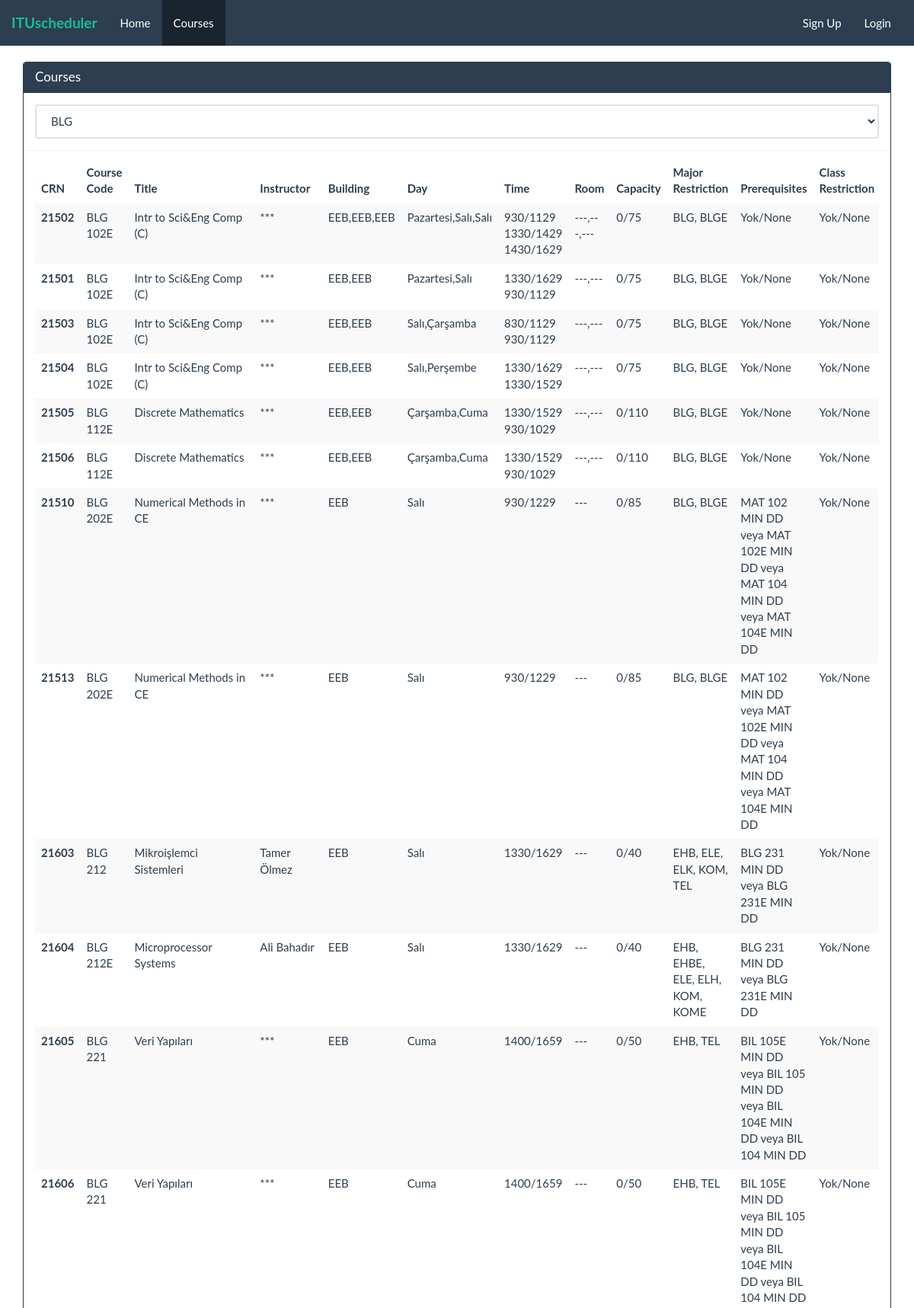
Screenshot of /courses/BLG (upper part) with the database file from the repository.
### api/models.py (models this page shows, shortened)
class Course(models.Model):
    n_classes = models.PositiveSmallIntegerField(default=1)
    course_code = models.ForeignKey(CourseCode, on_delete=models.CASCADE)
    crn = models.PositiveIntegerField(unique=True, primary_key=True)
    code = models.CharField(max_length=3)
    title = models.CharField(max_length=100)
    instructor = models.CharField(max_length=200)
    building = models.CharField(max_length=20)
    day = models.CharField(max_length=50)
    time_start = models.CharField(max_length=40, validators=[validate_comma_separated_integer_list])
    time_finish = models.CharField(max_length=40, validators=[validate_comma_separated_integer_list])
    room = models.CharField(max_length=50)
    capacity = models.PositiveSmallIntegerField()
    enrolled = models.PositiveSmallIntegerField(default=0)
    reservation = models.CharField(max_length=50)
    major_restriction = models.TextField()
    prerequisites = models.TextField()
    class_restriction = models.CharField(max_length=20)
    class Meta:
        get_latest_by = "crn"

### scheduler/views.py (the view)
# urls.py: url(r'^courses/(?P<slug>[\w-]+)$', views.CoursesView.as_view(), name="courses"),
class CoursesView(generic.DetailView):
    model = CourseCode
    slug_url_kwarg = "slug"
    template_name = "courses.html"
    def get_slug_field(self):
        return "code"
    def dispatch(self, request, *args, **kwargs):
        if not CourseCode.objects.all() or not Course.objects.filter(course_code=kwargs["slug"]).all():
            return render_to_response("courses.html", context={"request": request, "user": request.user, "course_codes": CourseCode.objects.all()})
        else:
            return super().dispatch(request, *args, **kwargs)
    def get_context_data(self, **kwargs):
        context = super().get_context_data(**kwargs)
        context["course_codes"] = CourseCode.objects.all()
        courses = context["object"].course_set.all()
        for course in courses:
            course.times = []
            for i in range(course.n_classes):
                course.times.append("{}/{} ".format(course.time_start.split(",")[i], course.time_finish.split(",")[i]))
        context["courses"] = courses
        if self.request.user.is_authenticated:
            context["my_courses"] = [course.crn for course in self.request.user.courses.all()]
        context["refreshed"] = context["object"].refreshed
        return context

### api/models.py (called while the page is built)
    def __str__(self):
        return self.code

### scheduler/templates/courses.html (shortened to what this page needs)
{% extends "theme.html" %}
{% block body %}
<div class="container">
    <div class="row">
        <div class="col-md-12">
            <div class="panel panel-primary">
                <div class="panel-heading">
                    <h2 class="panel-title">Courses</h2>
                </div>
                <div class="panel-body">
                    <form>
                        <select class="form-control" name="course_code" onchange="redirect(this.form.course_code)" title="course_code">
                            {% for option in course_codes %}
                                <option {% if option.code in request.path %}selected{% endif %} value="{{ option }}">{{ option }} </option>
                            {% endfor %}
                        </select>
                    </form>
                </div>
                <ul class="list-group">
                    <li class="list-group-item">
                        <div class="table-responsive">
                            <table class="table table-hover table-striped">
                                <thead>
                                <tr>
                                    <th>CRN</th>
                                    <th>Course Code</th>
                                    <th>Title</th>
                                    <th>Instructor</th>
                                    <th>Building</th>
                                    <th>Day</th>
                                    <th>Time</th>
                                    <th>Room</th>
                                    <th>Capacity</th>
                                    <th>Major Restriction</th>
                                    <th>Prerequisites</th>
                                    <th>Class Restriction</th>
                                </tr>
                                </thead>
                                <tbody>
                                {% for course in courses %}
                                    <tr>
                                        <th>{{ course.crn }}</th>
                                        <td>{{ course.code }}</td>
                                        <td>{{ course.title }}</td>
                                        <td>{{ course.instructor }}</td>
                                        <td>{{ course.building }}</td>
                                        <td>{{ course.day }}</td>
                                        <td>{% for times in course.times %}{{ times }}{% endfor %}</td>
                                        <td>{{ course.room }}</td>
                                        <td>{{ course.enrolled }}/{{ course.capacity }}</td>
                                        <td>{{ course.major_restriction }}</td>
                                        <td>{{ course.prerequisites }}</td>
                                        <td>{{ course.class_restriction }}</td>
                                    </tr>
                                {% endfor %}
                                </tbody>
                            </table>
                        </div>
                    </li>
                </ul>
            </div>
        </div>
    </div>
</div>
{% endblock %}

### scheduler/templates/theme.html (shortened to what this page needs)
{% load static gravatar %}
<!DOCTYPE html>
<html lang="en">
<head>
    {% load static %}
    <link rel="stylesheet" href="{% static "css/bootstrap.min.css" %}">
    <link rel="stylesheet" href="{% static "css/style.css" %}">
</head>
<body>
    <nav class="navbar navbar-default">
        <div class="container-fluid">
            <div class="navbar-header">
                <a class="navbar-brand" href="/"><strong>ITUscheduler</strong></a>
            </div>
            <div class="collapse navbar-collapse" id="navbar-collapse-1">
                <ul class="nav navbar-nav">
                    {% url "index" as index_url %}
                    <li {% if request.path == index_url %}class="active"{% endif %}><a href="{{ index_url }}">Home </a></li>
                    {% url "courses" slug="BLG" as courses_url %}
                    <li {% if "courses" in request.path %}class="active"{% endif %}><a href="{{ courses_url }}">Courses </a></li>
                </ul>
                <ul class="nav navbar-nav navbar-right">
                    {% if request.user.is_authenticated %}
                        <li><a href="/">{{request.user.username}}<span style="margin-left: 15px;">{% gravatar request.user.email 18 %}</span></a></li>
                        {% url "logout" as logout_url %}
                        <li  {% if request.path == logout_url %}class="active"{% endif %}><a href="{% url "logout" %}">Logout </a></li>
                    {% else %}
                        {% url "signup" as signup_url %}
                        <li  {% if request.path == signup_url %}class="active"{% endif %}><a href="{% url "signup" %}">Sign Up </a></li>
                        {% url "login" as login_url %}
                        <li  {% if request.path == login_url %}class="active"{% endif %}><a href="{% url "login" %}">Login </a></li>
                    {% endif %}
                </ul>
            </div>
        </div>
    </nav>
    {% block body %}{% endblock %}
</body>
</html>

### scheduler/static/css/style.css (style rules this page uses)
html { height: 100%; box-sizing: border-box; }
*, *:before, *:after { box-sizing: inherit; overflow-wrap: break-word; }
body { position: relative; margin: 0; padding-bottom: 60px; min-height: 100%; }
.navbar { border-radius: 0; }

### rows the page displays
Course: crn "21502", code "BLG 102E", title "Intr to Sci&Eng Comp (C)", instructor "***", building "EEB,EEB,EEB", day "Pazartesi,Salı,Salı", times "930/1129" "1330/1429" "1430/1629", room "---,---,---", enrolled "0", capacity "75", major_restriction "BLG, BLGE", prerequisites "Yok/None", class_restriction "Yok/None"
Course: crn "21501", code "BLG 102E", title "Intr to Sci&Eng Comp (C)", instructor "***", building "EEB,EEB", day "Pazartesi,Salı", times "1330/1629" "930/1129", room "---,---", enrolled "0", capacity "75", major_restriction "BLG, BLGE", prerequisites "Yok/None", class_restriction "Yok/None"
Course: crn "21503", code "BLG 102E", title "Intr to Sci&Eng Comp (C)", instructor "***", building "EEB,EEB", day "Salı,Çarşamba", times "830/1129" "930/1129", room "---,---", enrolled "0", capacity "75", major_restriction "BLG, BLGE", prerequisites "Yok/None", class_restriction "Yok/None"
Course: crn "21504", code "BLG 102E", title "Intr to Sci&Eng Comp (C)", instructor "***", building "EEB,EEB", day "Salı,Perşembe", times "1330/1629" "1330/1529", room "---,---", enrolled "0", capacity "75", major_restriction "BLG, BLGE", prerequisites "Yok/None", class_restriction "Yok/None"
Course: crn "21505", code "BLG 112E", title "Discrete Mathematics", instructor "***", building "EEB,EEB", day "Çarşamba,Cuma", times "1330/1529" "930/1029", room "---,---", enrolled "0", capacity "110", major_restriction "BLG, BLGE", prerequisites "Yok/None", class_restriction "Yok/None"
Course: crn "21506", code "BLG 112E", title "Discrete Mathematics", instructor "***", building "EEB,EEB", day "Çarşamba,Cuma", times "1330/1529" "930/1029", room "---,---", enrolled "0", capacity "110", major_restriction "BLG, BLGE", prerequisites "Yok/None", class_restriction "Yok/None"
Course: crn "21510", code "BLG 202E", title "Numerical Methods in CE", instructor "***", building "EEB", day "Salı", times "930/1229", room "---", enrolled "0", capacity "85", major_restriction "BLG, BLGE", prerequisites "MAT 102 MIN DD veya MAT 102E MIN DD veya MAT 104 MIN DD veya MAT 104E MIN DD", class_restriction "Yok/None"
Course: crn "21513", code "BLG 202E", title "Numerical Methods in CE", instructor "***", building "EEB", day "Salı", times "930/1229", room "---", enrolled "0", capacity "85", major_restriction "BLG, BLGE", prerequisites "MAT 102 MIN DD veya MAT 102E MIN DD veya MAT 104 MIN DD veya MAT 104E MIN DD", class_restriction "Yok/None"
Course: crn "21603", code "BLG 212", title "Mikroişlemci Sistemleri", instructor "Tamer Ölmez", building "EEB", day "Salı", times "1330/1629", room "---", enrolled "0", capacity "40", major_restriction "EHB, ELE, ELK, KOM, TEL", prerequisites "BLG 231 MIN DD veya BLG 231E MIN DD", class_restriction "Yok/None"
Course: crn "21604", code "BLG 212E", title "Microprocessor Systems", instructor "Ali Bahadır", building "EEB", day "Salı", times "1330/1629", room "---", enrolled "0", capacity "40", major_restriction "EHB, EHBE, ELE, ELH, KOM, KOME", prerequisites "BLG 231 MIN DD veya BLG 231E MIN DD", class_restriction "Yok/None"
Course: crn "21605", code "BLG 221", title "Veri Yapıları", instructor "***", building "EEB", day "Cuma", times "1400/1659", room "---", enrolled "0", capacity "50", major_restriction "EHB, TEL", prerequisites "BIL 105E MIN DD veya BIL 105 MIN DD veya BIL 104E MIN DD veya BIL 104 MIN DD", class_restriction "Yok/None"
Course: crn "21606", code "BLG 221", title "Veri Yapıları", instructor "***", building "EEB", day "Cuma", times "1400/1659", room "---", enrolled "0", capacity "50", major_restriction "EHB, TEL", prerequisites "BIL 105E MIN DD veya BIL 105 MIN DD veya BIL 104E MIN DD veya BIL 104 MIN DD", class_restriction "Yok/None"

### other values shown
form field course_code "BLG"
